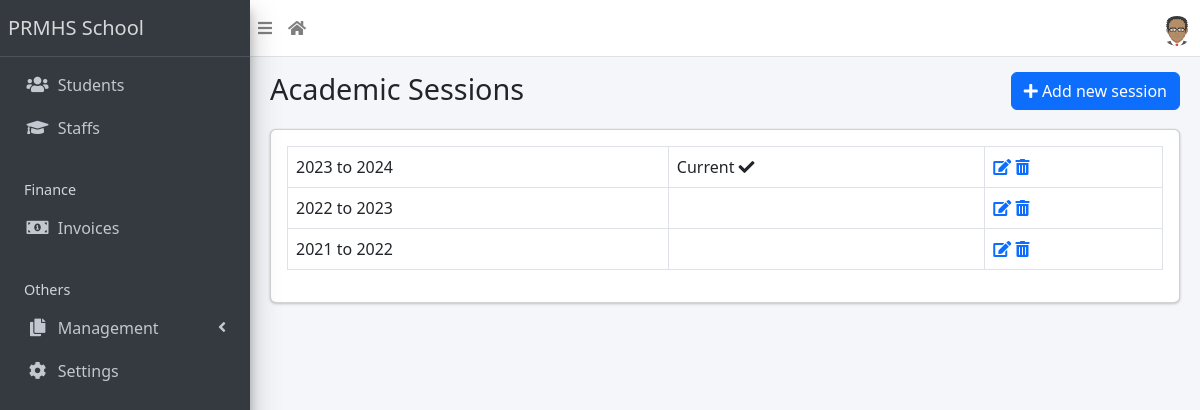
The page /session/list/ (signed in) on the database its author committed.
### apps/corecode/models.py (models this page shows)
class AcademicSession(models.Model):
    name = models.CharField(max_length=200, unique=True)
    current = models.BooleanField(default=True)
    class Meta:
        ordering = ["-name"]
    def __str__(self):
        return self.name

### apps/corecode/views.py (the view)
# urls.py: path("session/list/", SessionListView.as_view(), name="sessions"),
class SessionListView(LoginRequiredMixin, SuccessMessageMixin, ListView):
    model = AcademicSession
    template_name = "corecode/session_list.html"
    def get_context_data(self, **kwargs):
        context = super().get_context_data(**kwargs)
        context["form"] = AcademicSessionForm()
        return context

### apps/corecode/context_processors.py (called while the page is built)
def site_defaults(request):
    current_session = AcademicSession.objects.get(current=True)
    current_term = AcademicTerm.objects.get(current=True)
    vals = SiteConfig.objects.all()
    contexts = {
        "current_session": current_session.name,
        "current_term": current_term.name,
    }
    for val in vals:
        contexts[val.key] = val.value
    return contexts

### apps/corecode/templates/corecode/session_list.html (shortened to what this page needs)
{% extends 'base.html' %}
{% load widget_tweaks %}
{% block title %}
Academic Sessions
{% endblock title %}
{% block breadcrumb %}
  <a class="btn btn-primary" href="#" data-toggle="modal" data-target="#modal1">
    <i class="fa fa-plus"></i>
    Add new session
  </a>
{% endblock breadcrumb %}
{% block content %}
  <div class="row">
    <div class="col-sm-12">
        <table class="table table-bordered">
          <tbody>
            {% for object in object_list %}
            <tr>
              <td>{{ object }}</td>
              <td>
                {% if object.current == True %}
                  Current <i class="fa fa-check"></i>
                {% endif %}
              </td>
              <td><a href="{% url 'session-update' object.id %}"><i
                    class="fa fa-edit"></i></a> <a
                  href="{% url 'session-delete' object.id %}"><i
                    class="fa fa-trash-alt"></i></a></td>
            </tr>
            {% endfor %}
          </tbody>
        </table>
    </div>
  </div>
{% endblock content %}

### rows shown on the page
AcademicSession: name "2023 to 2024", current "Current"
AcademicSession: name "2022 to 2023"
AcademicSession: name "2021 to 2022"

### other values the page prints
{{ School_name | default:"PRMHS School" }} "PRMHS School"
